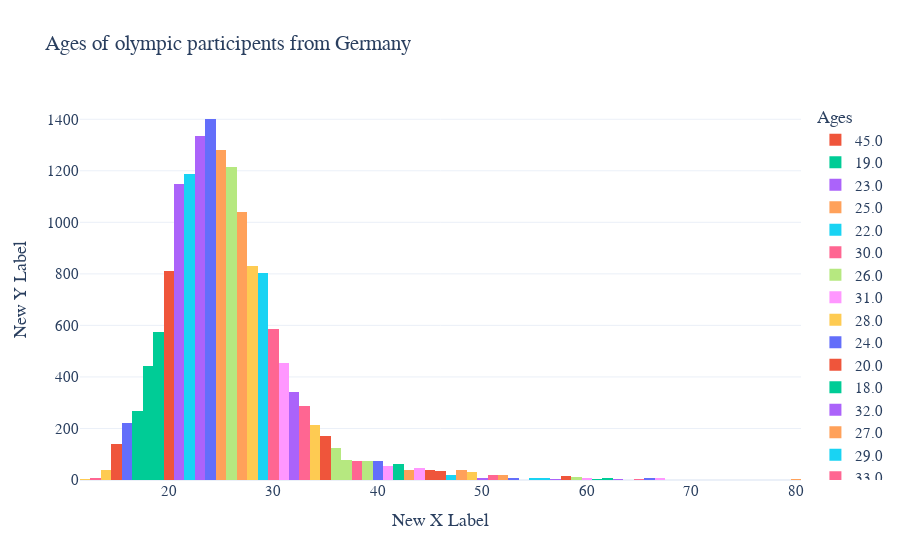

Write notebook code for a chart like this one.
### Code cell
fig = px.histogram(os_data_germany, x="Age",
             title= "Ages of olympic participents from Germany",
             template='plotly_white',
             labels={"Age": "Ages"},
             color="Age")
 
# Visa diagrammet
fig.update_layout(
    xaxis_title="New X Label",
    yaxis_title="New Y Label",
    font_family="Rockwell", font_size=15)
fig.show()

### Figure 1 — Plotly figure (JSON) as saved in the notebook; plotly's stock layout.template omitted (floating-point values rounded to 4 significant figures; data arrays with more than 128 entries replaced by an {"elided": "..."} marker saying what was removed)
{"data": [{"alignmentgroup": "True", "bingroup": "x", "hovertemplate": "Ages=%{x}<br>count=%{y}<extra></extra>", "legendgroup": "45.0", "marker": {"color": "#EF553B", "pattern": {"shape": ""}}, "name": "45.0", "offsetgroup": "45.0", "orientation": "v", "showlegend": true, "type": "histogram", "x": [45, 45, 45, 45, 45, 45, 45, 45, 45, 45, 45, 45, 45, 45, 45, 45, 45, 45, 45, 45, 45, 45, 45, 45, 45, 45, 45, 45, 45, 45, 45, 45, 45, 45, 45, 45, 45, 45], "xaxis": "x", "yaxis": "y"}, {"alignmentgroup": "True", "bingroup": "x", "hovertemplate": "Ages=%{x}<br>count=%{y}<extra></extra>", "legendgroup": "19.0", "marker": {"color": "#00cc96", "pattern": {"shape": ""}}, "name": "19.0", "offsetgroup": "19.0", "orientation": "v", "showlegend": true, "type": "histogram", "x": {"elided": "576 int values"}, "xaxis": "x", "yaxis": "y"}, {"alignmentgroup": "True", "bingroup": "x", "hovertemplate": "Ages=%{x}<br>count=%{y}<extra></extra>", "legendgroup": "23.0", "marker": {"color": "#ab63fa", "pattern": {"shape": ""}}, "name": "23.0", "offsetgroup": "23.0", "orientation": "v", "showlegend": true, "type": "histogram", "x": {"elided": "1334 int values"}, "xaxis": "x", "yaxis": "y"}, {"alignmentgroup": "True", "bingroup": "x", "hovertemplate": "Ages=%{x}<br>count=%{y}<extra></extra>", "legendgroup": "25.0", "marker": {"color": "#FFA15A", "pattern": {"shape": ""}}, "name": "25.0", "offsetgroup": "25.0", "orientation": "v", "showlegend": true, "type": "histogram", "x": {"elided": "1279 int values"}, "xaxis": "x", "yaxis": "y"}, {"alignmentgroup": "True", "bingroup": "x", "hovertemplate": "Ages=%{x}<br>count=%{y}<extra></extra>", "legendgroup": "22.0", "marker": {"color": "#19d3f3", "pattern": {"shape": ""}}, "name": "22.0", "offsetgroup": "22.0", "orientation": "v", "showlegend": true, "type": "histogram", "x": {"elided": "1186 int values"}, "xaxis": "x", "yaxis": "y"}, {"alignmentgroup": "True", "bingroup": "x", "hovertemplate": "Ages=%{x}<br>count=%{y}<extra></extra>", "legendgroup": "30.0", "marker": {"color": "#FF6692", "pattern": {"shape": ""}}, "name": "30.0", "offsetgroup": "30.0", "orientation": "v", "showlegend": true, "type": "histogram", "x": {"elided": "585 int values"}, "xaxis": "x", "yaxis": "y"}, {"alignmentgroup": "True", "bingroup": "x", "hovertemplate": "Ages=%{x}<br>count=%{y}<extra></extra>", "legendgroup": "26.0", "marker": {"color": "#B6E880", "pattern": {"shape": ""}}, "name": "26.0", "offsetgroup": "26.0", "orientation": "v", "showlegend": true, "type": "histogram", "x": {"elided": "1214 int values"}, "xaxis": "x", "yaxis": "y"}, {"alignmentgroup": "True", "bingroup": "x", "hovertemplate": "Ages=%{x}<br>count=%{y}<extra></extra>", "legendgroup": "31.0", "marker": {"color": "#FF97FF", "pattern": {"shape": ""}}, "name": "31.0", "offsetgroup": "31.0", "orientation": "v", "showlegend": true, "type": "histogram", "x": {"elided": "453 int values"}, "xaxis": "x", "yaxis": "y"}, {"alignmentgroup": "True", "bingroup": "x", "hovertemplate": "Ages=%{x}<br>count=%{y}<extra></extra>", "legendgroup": "28.0", "marker": {"color": "#FECB52", "pattern": {"shape": ""}}, "name": "28.0", "offsetgroup": "28.0", "orientation": "v", "showlegend": true, "type": "histogram", "x": {"elided": "832 int values"}, "xaxis": "x", "yaxis": "y"}, {"alignmentgroup": "True", "bingroup": "x", "hovertemplate": "Ages=%{x}<br>count=%{y}<extra></extra>", "legendgroup": "24.0", "marker": {"color": "#636efa", "pattern": {"shape": ""}}, "name": "24.0", "offsetgroup": "24.0", "orientation": "v", "showlegend": true, "type": "histogram", "x": {"elided": "1401 int values"}, "xaxis": "x", "yaxis": "y"}, {"alignmentgroup": "True", "bingroup": "x", "hovertemplate": "Ages=%{x}<br>count=%{y}<extra></extra>", "legendgroup": "20.0", "marker": {"color": "#EF553B", "pattern": {"shape": ""}}, "name": "20.0", "offsetgroup": "20.0", "orientation": "v", "showlegend": true, "type": "histogram", "x": {"elided": "811 int values"}, "xaxis": "x", "yaxis": "y"}, {"alignmentgroup": "True", "bingroup": "x", "hovertemplate": "Ages=%{x}<br>count=%{y}<extra></extra>", "legendgroup": "18.0", "marker": {"color": "#00cc96", "pattern": {"shape": ""}}, "name": "18.0", "offsetgroup": "18.0", "orientation": "v", "showlegend": true, "type": "histogram", "x": {"elided": "441 int values"}, "xaxis": "x", "yaxis": "y"}, {"alignmentgroup": "True", "bingroup": "x", "hovertemplate": "Ages=%{x}<br>count=%{y}<extra></extra>", "legendgroup": "32.0", "marker": {"color": "#ab63fa", "pattern": {"shape": ""}}, "name": "32.0", "offsetgroup": "32.0", "orientation": "v", "showlegend": true, "type": "histogram", "x": {"elided": "342 int values"}, "xaxis": "x", "yaxis": "y"}, {"alignmentgroup": "True", "bingroup": "x", "hovertemplate": "Ages=%{x}<br>count=%{y}<extra></extra>", "legendgroup": "27.0", "marker": {"color": "#FFA15A", "pattern": {"shape": ""}}, "name": "27.0", "offsetgroup": "27.0", "orientation": "v", "showlegend": true, "type": "histogram", "x": {"elided": "1040 int values"}, "xaxis": "x", "yaxis": "y"}, {"alignmentgroup": "True", "bingroup": "x", "hovertemplate": "Ages=%{x}<br>count=%{y}<extra></extra>", "legendgroup": "29.0", "marker": {"color": "#19d3f3", "pattern": {"shape": ""}}, "name": "29.0", "offsetgroup": "29.0", "orientation": "v", "showlegend": true, "type": "histogram", "x": {"elided": "804 int values"}, "xaxis": "x", "yaxis": "y"}, {"alignmentgroup": "True", "bingroup": "x", "hovertemplate": "Ages=%{x}<br>count=%{y}<extra></extra>", "legendgroup": "33.0", "marker": {"color": "#FF6692", "pattern": {"shape": ""}}, "name": "33.0", "offsetgroup": "33.0", "orientation": "v", "showlegend": true, "type": "histogram", "x": {"elided": "287 int values"}, "xaxis": "x", "yaxis": "y"}, {"alignmentgroup": "True", "bingroup": "x", "hovertemplate": "Ages=%{x}<br>count=%{y}<extra></extra>", "legendgroup": "37.0", "marker": {"color": "#B6E880", "pattern": {"shape": ""}}, "name": "37.0", "offsetgroup": "37.0", "orientation": "v", "showlegend": true, "type": "histogram", "x": [37, 37, 37, 37, 37, 37, 37, 37, 37, 37, 37, 37, 37, 37, 37, 37, 37, 37, 37, 37, 37, 37, 37, 37, 37, 37, 37, 37, 37, 37, 37, 37, 37, 37, 37, 37, 37, 37, 37, 37, 37, 37, 37, 37, 37, 37, 37, 37, 37, 37, 37, 37, 37, 37, 37, 37, 37, 37, 37, 37, 37, 37, 37, 37, 37, 37, 37, 37, 37, 37, 37, 37, 37, 37, 37, 37, 37, 37, 37], "xaxis": "x", "yaxis": "y"}, {"alignmentgroup": "True", "bingroup": "x", "hovertemplate": "Ages=%{x}<br>count=%{y}<extra></extra>", "legendgroup": "41.0", "marker": {"color": "#FF97FF", "pattern": {"shape": ""}}, "name": "41.0", "offsetgroup": "41.0", "orientation": "v", "showlegend": true, "type": "histogram", "x": [41, 41, 41, 41, 41, 41, 41, 41, 41, 41, 41, 41, 41, 41, 41, 41, 41, 41, 41, 41, 41, 41, 41, 41, 41, 41, 41, 41, 41, 41, 41, 41, 41, 41, 41, 41, 41, 41, 41, 41, 41, 41, 41, 41, 41, 41, 41, 41, 41, 41, 41, 41, 41], "xaxis": "x", "yaxis": "y"}, {"alignmentgroup": "True", "bingroup": "x", "hovertemplate": "Ages=%{x}<br>count=%{y}<extra></extra>", "legendgroup": "34.0", "marker": {"color": "#FECB52", "pattern": {"shape": ""}}, "name": "34.0", "offsetgroup": "34.0", "orientation": "v", "showlegend": true, "type": "histogram", "x": {"elided": "214 int values"}, "xaxis": "x", "yaxis": "y"}, {"alignmentgroup": "True", "bingroup": "x", "hovertemplate": "Ages=%{x}<br>count=%{y}<extra></extra>", "legendgroup": "16.0", "marker": {"color": "#636efa", "pattern": {"shape": ""}}, "name": "16.0", "offsetgroup": "16.0", "orientation": "v", "showlegend": true, "type": "histogram", "x": {"elided": "220 int values"}, "xaxis": "x", "yaxis": "y"}, {"alignmentgroup": "True", "bingroup": "x", "hovertemplate": "Ages=%{x}<br>count=%{y}<extra></extra>", "legendgroup": "35.0", "marker": {"color": "#EF553B", "pattern": {"shape": ""}}, "name": "35.0", "offsetgroup": "35.0", "orientation": "v", "showlegend": true, "type": "histogram", "x": {"elided": "169 int values"}, "xaxis": "x", "yaxis": "y"}, {"alignmentgroup": "True", "bingroup": "x", "hovertemplate": "Ages=%{x}<br>count=%{y}<extra></extra>", "legendgroup": "17.0", "marker": {"color": "#00cc96", "pattern": {"shape": ""}}, "name": "17.0", "offsetgroup": "17.0", "orientation": "v", "showlegend": true, "type": "histogram", "x": {"elided": "268 int values"}, "xaxis": "x", "yaxis": "y"}, {"alignmentgroup": "True", "bingroup": "x", "hovertemplate": "Ages=%{x}<br>count=%{y}<extra></extra>", "legendgroup": "21.0", "marker": {"color": "#ab63fa", "pattern": {"shape": ""}}, "name": "21.0", "offsetgroup": "21.0", "orientation": "v", "showlegend": true, "type": "histogram", "x": {"elided": "1149 int values"}, "xaxis": "x", "yaxis": "y"}, {"alignmentgroup": "True", "bingroup": "x", "hovertemplate": "Ages=%{x}<br>count=%{y}<extra></extra>", "legendgroup": "43.0", "marker": {"color": "#FFA15A", "pattern": {"shape": ""}}, "name": "43.0", "offsetgroup": "43.0", "orientation": "v", "showlegend": true, "type": "histogram", "x": [43, 43, 43, 43, 43, 43, 43, 43, 43, 43, 43, 43, 43, 43, 43, 43, 43, 43, 43, 43, 43, 43, 43, 43, 43, 43, 43, 43, 43, 43, 43, 43, 43, 43, 43, 43, 43, 43], "xaxis": "x", "yaxis": "y"}, {"alignmentgroup": "True", "bingroup": "x", "hovertemplate": "Ages=%{x}<br>count=%{y}<extra></extra>", "legendgroup": "47.0", "marker": {"color": "#19d3f3", "pattern": {"shape": ""}}, "name": "47.0", "offsetgroup": "47.0", "orientation": "v", "showlegend": true, "type": "histogram", "x": [47, 47, 47, 47, 47, 47, 47, 47, 47, 47, 47, 47, 47, 47, 47, 47, 47, 47, 47, 47], "xaxis": "x", "yaxis": "y"}, {"alignmentgroup": "True", "bingroup": "x", "hovertemplate": "Ages=%{x}<br>count=%{y}<extra></extra>", "legendgroup": "51.0", "marker": {"color": "#FF6692", "pattern": {"shape": ""}}, "name": "51.0", "offsetgroup": "51.0", "orientation": "v", "showlegend": true, "type": "histogram", "x": [51, 51, 51, 51, 51, 51, 51, 51, 51, 51, 51, 51, 51, 51, 51, 51, 51, 51, 51, 51], "xaxis": "x", "yaxis": "y"}, {"alignmentgroup": "True", "bingroup": "x", "hovertemplate": "Ages=%{x}<br>count=%{y}<extra></extra>", "legendgroup": "36.0", "marker": {"color": "#B6E880", "pattern": {"shape": ""}}, "name": "36.0", "offsetgroup": "36.0", "orientation": "v", "showlegend": true, "type": "histogram", "x": [36, 36, 36, 36, 36, 36, 36, 36, 36, 36, 36, 36, 36, 36, 36, 36, 36, 36, 36, 36, 36, 36, 36, 36, 36, 36, 36, 36, 36, 36, 36, 36, 36, 36, 36, 36, 36, 36, 36, 36, 36, 36, 36, 36, 36, 36, 36, 36, 36, 36, 36, 36, 36, 36, 36, 36, 36, 36, 36, 36, 36, 36, 36, 36, 36, 36, 36, 36, 36, 36, 36, 36, 36, 36, 36, 36, 36, 36, 36, 36, 36, 36, 36, 36, 36, 36, 36, 36, 36, 36, 36, 36, 36, 36, 36, 36, 36, 36, 36, 36, 36, 36, 36, 36, 36, 36, 36, 36, 36, 36, 36, 36, 36, 36, 36, 36, 36, 36, 36, 36, 36, 36, 36], "xaxis": "x", "yaxis": "y"}, {"alignmentgroup": "True", "bingroup": "x", "hovertemplate": "Ages=%{x}<br>count=%{y}<extra></extra>", "legendgroup": "44.0", "marker": {"color": "#FF97FF", "pattern": {"shape": ""}}, "name": "44.0", "offsetgroup": "44.0", "orientation": "v", "showlegend": true, "type": "histogram", "x": [44, 44, 44, 44, 44, 44, 44, 44, 44, 44, 44, 44, 44, 44, 44, 44, 44, 44, 44, 44, 44, 44, 44, 44, 44, 44, 44, 44, 44, 44, 44, 44, 44, 44, 44, 44, 44, 44, 44, 44, 44, 44, 44, 44, 44, 44, 44], "xaxis": "x", "yaxis": "y"}, {"alignmentgroup": "True", "bingroup": "x", "hovertemplate": "Ages=%{x}<br>count=%{y}<extra></extra>", "legendgroup": "14.0", "marker": {"color": "#FECB52", "pattern": {"shape": ""}}, "name": "14.0", "offsetgroup": "14.0", "orientation": "v", "showlegend": true, "type": "histogram", "x": [14, 14, 14, 14, 14, 14, 14, 14, 14, 14, 14, 14, 14, 14, 14, 14, 14, 14, 14, 14, 14, 14, 14, 14, 14, 14, 14, 14, 14, 14, 14, 14, 14, 14, 14, 14, 14, 14, 14], "xaxis": "x", "yaxis": "y"}, {"alignmentgroup": "True", "bingroup": "x", "hovertemplate": "Ages=%{x}<br>count=%{y}<extra></extra>", "legendgroup": "40.0", "marker": {"color": "#636efa", "pattern": {"shape": ""}}, "name": "40.0", "offsetgroup": "40.0", "orientation": "v", "showlegend": true, "type": "histogram", "x": [40, 40, 40, 40, 40, 40, 40, 40, 40, 40, 40, 40, 40, 40, 40, 40, 40, 40, 40, 40, 40, 40, 40, 40, 40, 40, 40, 40, 40, 40, 40, 40, 40, 40, 40, 40, 40, 40, 40, 40, 40, 40, 40, 40, 40, 40, 40, 40, 40, 40, 40, 40, 40, 40, 40, 40, 40, 40, 40, 40, 40, 40, 40, 40, 40, 40, 40, 40, 40, 40, 40, 40], "xaxis": "x", "yaxis": "y"}, {"alignmentgroup": "True", "bingroup": "x", "hovertemplate": "Ages=%{x}<br>count=%{y}<extra></extra>", "legendgroup": "15.0", "marker": {"color": "#EF553B", "pattern": {"shape": ""}}, "name": "15.0", "offsetgroup": "15.0", "orientation": "v", "showlegend": true, "type": "histogram", "x": {"elided": "140 int values"}, "xaxis": "x", "yaxis": "y"}, {"alignmentgroup": "True", "bingroup": "x", "hovertemplate": "Ages=%{x}<br>count=%{y}<extra></extra>", "legendgroup": "42.0", "marker": {"color": "#00cc96", "pattern": {"shape": ""}}, "name": "42.0", "offsetgroup": "42.0", "orientation": "v", "showlegend": true, "type": "histogram", "x": [42, 42, 42, 42, 42, 42, 42, 42, 42, 42, 42, 42, 42, 42, 42, 42, 42, 42, 42, 42, 42, 42, 42, 42, 42, 42, 42, 42, 42, 42, 42, 42, 42, 42, 42, 42, 42, 42, 42, 42, 42, 42, 42, 42, 42, 42, 42, 42, 42, 42, 42, 42, 42, 42, 42, 42, 42, 42, 42, 42, 42, 42, 42, 42], "xaxis": "x", "yaxis": "y"}, {"alignmentgroup": "True", "bingroup": "x", "hovertemplate": "Ages=%{x}<br>count=%{y}<extra></extra>", "legendgroup": "50.0", "marker": {"color": "#ab63fa", "pattern": {"shape": ""}}, "name": "50.0", "offsetgroup": "50.0", "orientation": "v", "showlegend": true, "type": "histogram", "x": [50, 50, 50, 50, 50, 50, 50], "xaxis": "x", "yaxis": "y"}, {"alignmentgroup": "True", "bingroup": "x", "hovertemplate": "Ages=%{x}<br>count=%{y}<extra></extra>", "legendgroup": "52.0", "marker": {"color": "#FFA15A", "pattern": {"shape": ""}}, "name": "52.0", "offsetgroup": "52.0", "orientation": "v", "showlegend": true, "type": "histogram", "x": [52, 52, 52, 52, 52, 52, 52, 52, 52, 52, 52, 52, 52, 52, 52, 52, 52, 52, 52, 52], "xaxis": "x", "yaxis": "y"}, {"alignmentgroup": "True", "bingroup": "x", "hovertemplate": "Ages=%{x}<br>count=%{y}<extra></extra>", "legendgroup": "56.0", "marker": {"color": "#19d3f3", "pattern": {"shape": ""}}, "name": "56.0", "offsetgroup": "56.0", "orientation": "v", "showlegend": true, "type": "histogram", "x": [56, 56, 56, 56, 56, 56], "xaxis": "x", "yaxis": "y"}, {"alignmentgroup": "True", "bingroup": "x", "hovertemplate": "Ages=%{x}<br>count=%{y}<extra></extra>", "legendgroup": "38.0", "marker": {"color": "#FF6692", "pattern": {"shape": ""}}, "name": "38.0", "offsetgroup": "38.0", "orientation": "v", "showlegend": true, "type": "histogram", "x": [38, 38, 38, 38, 38, 38, 38, 38, 38, 38, 38, 38, 38, 38, 38, 38, 38, 38, 38, 38, 38, 38, 38, 38, 38, 38, 38, 38, 38, 38, 38, 38, 38, 38, 38, 38, 38, 38, 38, 38, 38, 38, 38, 38, 38, 38, 38, 38, 38, 38, 38, 38, 38, 38, 38, 38, 38, 38, 38, 38, 38, 38, 38, 38, 38, 38, 38, 38, 38, 38, 38, 38, 38, 38, 38], "xaxis": "x", "yaxis": "y"}, {"alignmentgroup": "True", "bingroup": "x", "hovertemplate": "Ages=%{x}<br>count=%{y}<extra></extra>", "legendgroup": "39.0", "marker": {"color": "#B6E880", "pattern": {"shape": ""}}, "name": "39.0", "offsetgroup": "39.0", "orientation": "v", "showlegend": true, "type": "histogram", "x": [39, 39, 39, 39, 39, 39, 39, 39, 39, 39, 39, 39, 39, 39, 39, 39, 39, 39, 39, 39, 39, 39, 39, 39, 39, 39, 39, 39, 39, 39, 39, 39, 39, 39, 39, 39, 39, 39, 39, 39, 39, 39, 39, 39, 39, 39, 39, 39, 39, 39, 39, 39, 39, 39, 39, 39, 39, 39, 39, 39, 39, 39, 39, 39, 39, 39, 39, 39, 39, 39, 39, 39], "xaxis": "x", "yaxis": "y"}, {"alignmentgroup": "True", "bingroup": "x", "hovertemplate": "Ages=%{x}<br>count=%{y}<extra></extra>", "legendgroup": "60.0", "marker": {"color": "#FF97FF", "pattern": {"shape": ""}}, "name": "60.0", "offsetgroup": "60.0", "orientation": "v", "showlegend": true, "type": "histogram", "x": [60, 60, 60, 60, 60, 60, 60], "xaxis": "x", "yaxis": "y"}, {"alignmentgroup": "True", "bingroup": "x", "hovertemplate": "Ages=%{x}<br>count=%{y}<extra></extra>", "legendgroup": "49.0", "marker": {"color": "#FECB52", "pattern": {"shape": ""}}, "name": "49.0", "offsetgroup": "49.0", "orientation": "v", "showlegend": true, "type": "histogram", "x": [49, 49, 49, 49, 49, 49, 49, 49, 49, 49, 49, 49, 49, 49, 49, 49, 49, 49, 49, 49, 49, 49, 49, 49, 49, 49, 49, 49, 49, 49, 49, 49, 49], "xaxis": "x", "yaxis": "y"}, {"alignmentgroup": "True", "bingroup": "x", "hovertemplate": "Ages=%{x}<br>count=%{y}<extra></extra>", "legendgroup": "53.0", "marker": {"color": "#636efa", "pattern": {"shape": ""}}, "name": "53.0", "offsetgroup": "53.0", "orientation": "v", "showlegend": true, "type": "histogram", "x": [53, 53, 53, 53, 53, 53], "xaxis": "x", "yaxis": "y"}, {"alignmentgroup": "True", "bingroup": "x", "hovertemplate": "Ages=%{x}<br>count=%{y}<extra></extra>", "legendgroup": "46.0", "marker": {"color": "#EF553B", "pattern": {"shape": ""}}, "name": "46.0", "offsetgroup": "46.0", "orientation": "v", "showlegend": true, "type": "histogram", "x": [46, 46, 46, 46, 46, 46, 46, 46, 46, 46, 46, 46, 46, 46, 46, 46, 46, 46, 46, 46, 46, 46, 46, 46, 46, 46, 46, 46, 46, 46, 46, 46, 46, 46], "xaxis": "x", "yaxis": "y"}, {"alignmentgroup": "True", "bingroup": "x", "hovertemplate": "Ages=%{x}<br>count=%{y}<extra></extra>", "legendgroup": "61.0", "marker": {"color": "#00cc96", "pattern": {"shape": ""}}, "name": "61.0", "offsetgroup": "61.0", "orientation": "v", "showlegend": true, "type": "histogram", "x": [61, 61], "xaxis": "x", "yaxis": "y"}, {"alignmentgroup": "True", "bingroup": "x", "hovertemplate": "Ages=%{x}<br>count=%{y}<extra></extra>", "legendgroup": "57.0", "marker": {"color": "#ab63fa", "pattern": {"shape": ""}}, "name": "57.0", "offsetgroup": "57.0", "orientation": "v", "showlegend": true, "type": "histogram", "x": [57, 57], "xaxis": "x", "yaxis": "y"}, {"alignmentgroup": "True", "bingroup": "x", "hovertemplate": "Ages=%{x}<br>count=%{y}<extra></extra>", "legendgroup": "48.0", "marker": {"color": "#FFA15A", "pattern": {"shape": ""}}, "name": "48.0", "offsetgroup": "48.0", "orientation": "v", "showlegend": true, "type": "histogram", "x": [48, 48, 48, 48, 48, 48, 48, 48, 48, 48, 48, 48, 48, 48, 48, 48, 48, 48, 48, 48, 48, 48, 48, 48, 48, 48, 48, 48, 48, 48, 48, 48, 48, 48, 48, 48, 48], "xaxis": "x", "yaxis": "y"}, {"alignmentgroup": "True", "bingroup": "x", "hovertemplate": "Ages=%{x}<br>count=%{y}<extra></extra>", "legendgroup": "54.0", "marker": {"color": "#19d3f3", "pattern": {"shape": ""}}, "name": "54.0", "offsetgroup": "54.0", "orientation": "v", "showlegend": true, "type": "histogram", "x": [54], "xaxis": "x", "yaxis": "y"}, {"alignmentgroup": "True", "bingroup": "x", "hovertemplate": "Ages=%{x}<br>count=%{y}<extra></extra>", "legendgroup": "13.0", "marker": {"color": "#FF6692", "pattern": {"shape": ""}}, "name": "13.0", "offsetgroup": "13.0", "orientation": "v", "showlegend": true, "type": "histogram", "x": [13, 13, 13, 13, 13, 13], "xaxis": "x", "yaxis": "y"}, {"alignmentgroup": "True", "bingroup": "x", "hovertemplate": "Ages=%{x}<br>count=%{y}<extra></extra>", "legendgroup": "59.0", "marker": {"color": "#B6E880", "pattern": {"shape": ""}}, "name": "59.0", "offsetgroup": "59.0", "orientation": "v", "showlegend": true, "type": "histogram", "x": [59, 59, 59, 59, 59, 59, 59, 59, 59, 59, 59], "xaxis": "x", "yaxis": "y"}, {"alignmentgroup": "True", "bingroup": "x", "hovertemplate": "Ages=%{x}<br>count=%{y}<extra></extra>", "legendgroup": "67.0", "marker": {"color": "#FF97FF", "pattern": {"shape": ""}}, "name": "67.0", "offsetgroup": "67.0", "orientation": "v", "showlegend": true, "type": "histogram", "x": [67, 67, 67, 67, 67, 67, 67], "xaxis": "x", "yaxis": "y"}, {"alignmentgroup": "True", "bingroup": "x", "hovertemplate": "Ages=%{x}<br>count=%{y}<extra></extra>", "legendgroup": "12.0", "marker": {"color": "#FECB52", "pattern": {"shape": ""}}, "name": "12.0", "offsetgroup": "12.0", "orientation": "v", "showlegend": true, "type": "histogram", "x": [12, 12], "xaxis": "x", "yaxis": "y"}, {"alignmentgroup": "True", "bingroup": "x", "hovertemplate": "Ages=%{x}<br>count=%{y}<extra></extra>", "legendgroup": "66.0", "marker": {"color": "#636efa", "pattern": {"shape": ""}}, "name": "66.0", "offsetgroup": "66.0", "orientation": "v", "showlegend": true, "type": "histogram", "x": [66, 66, 66, 66, 66, 66, 66, 66, 66], "xaxis": "x", "yaxis": "y"}, {"alignmentgroup": "True", "bingroup": "x", "hovertemplate": "Ages=%{x}<br>count=%{y}<extra></extra>", "legendgroup": "58.0", "marker": {"color": "#EF553B", "pattern": {"shape": ""}}, "name": "58.0", "offsetgroup": "58.0", "orientation": "v", "showlegend": true, "type": "histogram", "x": [58, 58, 58, 58, 58, 58, 58, 58, 58, 58, 58, 58, 58, 58], "xaxis": "x", "yaxis": "y"}, {"alignmentgroup": "True", "bingroup": "x", "hovertemplate": "Ages=%{x}<br>count=%{y}<extra></extra>", "legendgroup": "62.0", "marker": {"color": "#00cc96", "pattern": {"shape": ""}}, "name": "62.0", "offsetgroup": "62.0", "orientation": "v", "showlegend": true, "type": "histogram", "x": [62, 62, 62, 62, 62, 62], "xaxis": "x", "yaxis": "y"}, {"alignmentgroup": "True", "bingroup": "x", "hovertemplate": "Ages=%{x}<br>count=%{y}<extra></extra>", "legendgroup": "63.0", "marker": {"color": "#ab63fa", "pattern": {"shape": ""}}, "name": "63.0", "offsetgroup": "63.0", "orientation": "v", "showlegend": true, "type": "histogram", "x": [63, 63, 63], "xaxis": "x", "yaxis": "y"}, {"alignmentgroup": "True", "bingroup": "x", "hovertemplate": "Ages=%{x}<br>count=%{y}<extra></extra>", "legendgroup": "80.0", "marker": {"color": "#FFA15A", "pattern": {"shape": ""}}, "name": "80.0", "offsetgroup": "80.0", "orientation": "v", "showlegend": true, "type": "histogram", "x": [80, 80, 80], "xaxis": "x", "yaxis": "y"}, {"alignmentgroup": "True", "bingroup": "x", "hovertemplate": "Ages=%{x}<br>count=%{y}<extra></extra>", "legendgroup": "55.0", "marker": {"color": "#19d3f3", "pattern": {"shape": ""}}, "name": "55.0", "offsetgroup": "55.0", "orientation": "v", "showlegend": true, "type": "histogram", "x": [55, 55, 55, 55, 55, 55, 55], "xaxis": "x", "yaxis": "y"}, {"alignmentgroup": "True", "bingroup": "x", "hovertemplate": "Ages=%{x}<br>count=%{y}<extra></extra>", "legendgroup": "65.0", "marker": {"color": "#FF6692", "pattern": {"shape": ""}}, "name": "65.0", "offsetgroup": "65.0", "orientation": "v", "showlegend": true, "type": "histogram", "x": [65, 65], "xaxis": "x", "yaxis": "y"}], "layout": {"barmode": "relative", "font": {"family": "Rockwell", "size": 15}, "legend": {"title": {"text": "Ages"}, "tracegroupgap": 0}, "title": {"text": "Ages of olympic participents from Germany"}, "xaxis": {"anchor": "y", "categoryarray": [null, 45, 19, 23, 25, 22, 30, 26, 31, 28, 24, 20, 18, 32, 27, 29, 33, 37, 41, 34, 16, 35, 17, 21, 43, 47, 51, 36, 44, 14, 40, 15, 42, 50, 52, 56, 38, 39, 60, 49, 53, 46, 61, 57, 48, 54, 13, 59, 67, 12, 66, 58, 62, 63, 80, 55, 65], "categoryorder": "array", "domain": [0, 1], "title": {"text": "New X Label"}}, "yaxis": {"anchor": "x", "domain": [0, 1], "title": {"text": "New Y Label"}}}}
